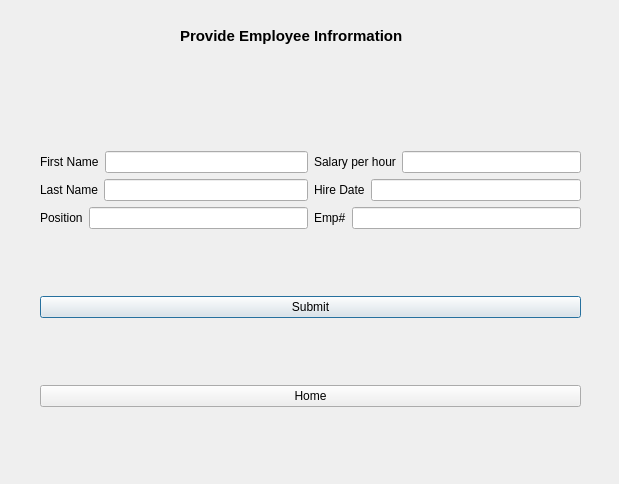
<?xml version="1.0" encoding="UTF-8"?>
<ui version="4.0">
 <class>CreateEmp</class>
 <widget class="QDialog" name="CreateEmp">
  <property name="geometry">
   <rect>
    <x>0</x>
    <y>0</y>
    <width>619</width>
    <height>484</height>
   </rect>
  </property>
  <property name="windowTitle">
   <string>Dialog</string>
  </property>
  <widget class="QLabel" name="label_7">
   <property name="geometry">
    <rect>
     <x>180</x>
     <y>0</y>
     <width>311</width>
     <height>71</height>
    </rect>
   </property>
   <property name="font">
    <font>
     <pointsize>11</pointsize>
     <weight>75</weight>
     <bold>true</bold>
    </font>
   </property>
   <property name="text">
    <string>Provide Employee Infrormation</string>
   </property>
  </widget>
  <widget class="QWidget" name="layoutWidget">
   <property name="geometry">
    <rect>
     <x>40</x>
     <y>90</y>
     <width>541</width>
     <height>381</height>
    </rect>
   </property>
   <layout class="QVBoxLayout" name="verticalLayout_3">
    <item>
     <layout class="QHBoxLayout" name="horizontalLayout_7">
      <item>
       <layout class="QVBoxLayout" name="verticalLayout">
        <item>
         <layout class="QHBoxLayout" name="horizontalLayout">
          <item>
           <widget class="QLabel" name="label">
            <property name="text">
             <string>First Name</string>
            </property>
           </widget>
          </item>
          <item>
           <widget class="QLineEdit" name="lineEditFirstName"/>
          </item>
         </layout>
        </item>
        <item>
         <layout class="QHBoxLayout" name="horizontalLayout_2">
          <item>
           <widget class="QLabel" name="label_2">
            <property name="text">
             <string>Last Name</string>
            </property>
           </widget>
          </item>
          <item>
           <widget class="QLineEdit" name="lineEditLastName"/>
          </item>
         </layout>
        </item>
        <item>
         <layout class="QHBoxLayout" name="horizontalLayout_3">
          <item>
           <widget class="QLabel" name="label_3">
            <property name="text">
             <string>Position</string>
            </property>
           </widget>
          </item>
          <item>
           <widget class="QLineEdit" name="lineEditPosition"/>
          </item>
         </layout>
        </item>
       </layout>
      </item>
      <item>
       <layout class="QVBoxLayout" name="verticalLayout_2">
        <item>
         <layout class="QHBoxLayout" name="horizontalLayout_4">
          <item>
           <widget class="QLabel" name="label_5">
            <property name="text">
             <string>Salary per hour</string>
            </property>
           </widget>
          </item>
          <item>
           <widget class="QLineEdit" name="lineEditSalary"/>
          </item>
         </layout>
        </item>
        <item>
         <layout class="QHBoxLayout" name="horizontalLayout_5">
          <item>
           <widget class="QLabel" name="label_4">
            <property name="text">
             <string>Hire Date</string>
            </property>
           </widget>
          </item>
          <item>
           <widget class="QLineEdit" name="lineEditDate"/>
          </item>
         </layout>
        </item>
        <item>
         <layout class="QHBoxLayout" name="horizontalLayout_6">
          <item>
           <widget class="QLabel" name="label_6">
            <property name="text">
             <string>Emp#</string>
            </property>
           </widget>
          </item>
          <item>
           <widget class="QLineEdit" name="lineEditEmpNum"/>
          </item>
         </layout>
        </item>
       </layout>
      </item>
     </layout>
    </item>
    <item>
     <widget class="QPushButton" name="btnSubmit">
      <property name="text">
       <string>Submit</string>
      </property>
     </widget>
    </item>
    <item>
     <widget class="QPushButton" name="btnHome">
      <property name="text">
       <string>Home</string>
      </property>
     </widget>
    </item>
   </layout>
  </widget>
 </widget>
 <resources/>
 <connections/>
</ui>
